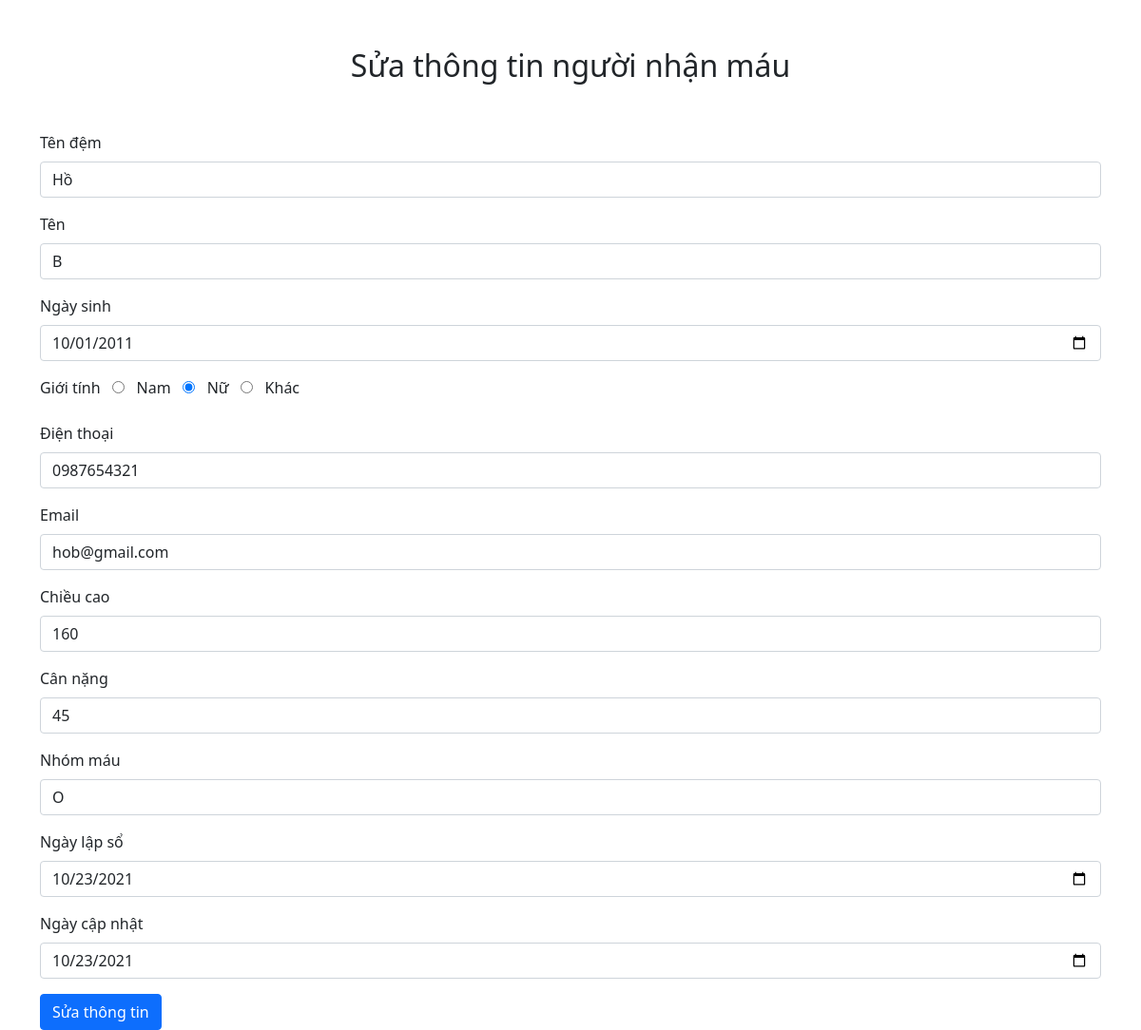
The page /update.php?patientid=2 on the database its author committed.
### tables this page shows
CREATE TABLE `patient` (
  `patientid` int(11) NOT NULL,
  `firstname` varchar(15) NOT NULL,
  `lastname` varchar(15) NOT NULL,
  `dateofbirth` date DEFAULT NULL,
  `gender` varchar(10) DEFAULT NULL,
  `mobile` varchar(15) DEFAULT NULL,
  `email` varchar(100) DEFAULT NULL,
  `height` int(11) DEFAULT NULL,
  `weight` int(11) DEFAULT NULL,
  `blood_type` varchar(10) DEFAULT NULL,
  `created_on` date DEFAULT NULL,
  `modified_on` date DEFAULT NULL
);

### src/update.php (the view, shortened to what this page needs)
<!DOCTYPE html>
<html lang="en">
<head>
    <link rel="stylesheet" href="https://use.fontawesome.com/releases/v5.8.2/css/all.css" integrity="sha384-
    oS3vJWv+0UjzBfQzYUhtDYW+Pj2yciDJxpsK1OYPAYjqT085Qq/1cq5FLXAZQ7Ay">
    <link rel="stylesheet" href="https://pro.fontawesome.com/releases/v5.10.0/css/all.css" />
    <link href="https://cdn.jsdelivr.net/npm/bootstrap@5.1.1/dist/css/bootstrap.min.css" rel="stylesheet">
</head>
<body>
    <div class="container">
        <h2 style="text-align: center;margin-top : 50px">Sửa thông tin người nhận máu</h2>
        <?php
        $conn = mysqli_connect('localhost', 'root', '', 'db_patient');
        $patientid = $_GET['patientid'];
        $slt = mysqli_query($conn, "Select * from patient where patientid = '$patientid'");
        if (mysqli_num_rows($slt) > 0) {
            $row = mysqli_fetch_assoc($slt);
        } else {
            header('index.php');
        }
        ?>
        <form action="" method="Post" style="margin-top: 50px;">
            <div class="mb-3">
                <label for="exampleInput" class="form-label">Tên đệm</label>
                <input name="firstname" value="<?php echo $row['firstname'] ?>" type="text" class="form-control" id="exampleInput">
            </div>
            <div class="mb-3">
                <label for="exampleInput" class="form-label">Tên </label>
                <input name="lastname" value="<?php echo $row['lastname'] ?>" type="text" class="form-control" id="exampleInput">
            </div>
            <div class="mb-3">
                <label for="exampleInput" class="form-label">Ngày sinh</label>
                <input type="date" name="dateofbirth" value="<?php echo $row['dateofbirth'] ?>" class="form-control" id="exampleInput">
            </div>
            <div class="mb-3">
                <label for="exampleInput" class="form-label">Giới tính</label>
                  <input <?php if ($row['gender'] == "Nam") {
                                echo "checked";
                            } ?> type="radio" name="gender" value="Nam">
                  <label>Nam</label>
                  <input <?php if ($row['gender'] == "Nữ") {
                                echo "checked";
                            } ?> type="radio" name="gender" value="Nữ">
                  <label>Nữ</label>
                  <input <?php if ($row['gender'] == "Khác") {
                                echo "checked";
                            } ?> type="radio" name="gender" value="Khác">
                  <label>Khác</label>
            </div>
            <div class="mb-3">
                <label for="exampleInput" class="form-label">Điện thoại</label>
                <input name="mobile" value="<?php echo $row['mobile'] ?>" type="text" class="form-control" id="exampleInput">
            </div>
            <div class="mb-3">
                <label for="exampleInput" class="form-label">Email</label>
                <input type="email" name="email" value="<?php echo $row['email'] ?>" class="form-control" id="exampleInput">
            </div>
            <div class="mb-3">
                <label for="exampleInput" class="form-label">Chiều cao</label>
                <input name="height" value="<?php echo $row['height'] ?>" type="text" class="form-control" id="exampleInput">
            </div>
            <div class="mb-3">
                <label for="exampleInput" class="form-label">Cân nặng</label>
                <input name="weight" value="<?php echo $row['weight'] ?>" type="text" class="form-control" id="exampleInput">
            </div>
            <div class="mb-3">
                <label for="exampleInput" class="form-label">Nhóm máu</label>
                <input name="blood_type" value="<?php echo $row['blood_type'] ?>" type="text" class="form-control" id="exampleInput">
            </div>
            <div class="mb-3">
                <label for="exampleInput" class="form-label">Ngày lập sổ</label>
                <input name="created_on" value="<?php echo $row['created_on'] ?>" type="date" class="form-control" id="exampleInput">
            </div>
            <div class="mb-3">
                <label for="exampleInput" class="form-label">Ngày cập nhật</label>
                <input name="modified_on" value="<?php echo $row['modified_on'] ?>" type="date" class="form-control" id="exampleInput">
            </div>
            <button type="submit" name="btn_update" class="btn btn-primary">Sửa thông tin</button>
        </form>
    </div>
</body>
</html>

### rows shown on the page
patient: firstname "Hồ", lastname "B", dateofbirth "10/01/2011", gender "☑", mobile "0987654321", email "hob@gmail.com", height "160", weight "45", blood_type "O", created_on "10/23/2021", modified_on "10/23/2021"
